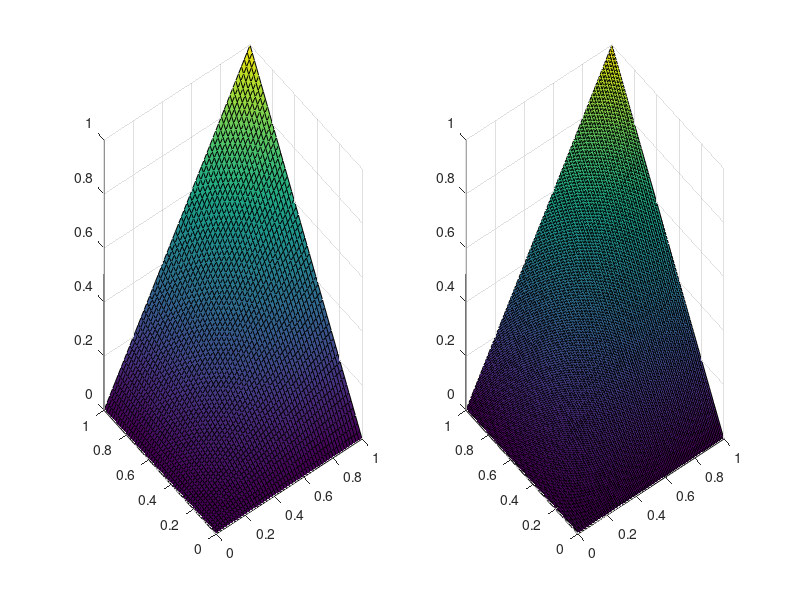

Source code (MATLAB):
clear, clc;
% zad 1
nx = 50;
ny = 50;
xa = 0;
xb = 1;
ya = 0;
yb = 1;
h = (xb-xa)/(nx+1);
k = (yb-ya)/(ny+1);
xM = linspace(xa + h, xb - h, nx);
yM  = linspace(ya+k, yb-k, ny);

f = @(x, y) 0;
g = @(x, y) x.*y;
uxa = @(x) 0; %u1
uxb = @(x) x; %u3
uya = @(y) 0; %u4
uyb = @(y) y; %u2

T = -4* eye(nx) + diag(diag(eye(nx-1)),-1) + diag(diag(eye(nx-1)),1);
I = eye(nx);
B = kron(eye(ny), T);
C = kron(diag(diag(eye(ny-1)),-1), I);
D = kron(diag(diag(eye(ny-1)),1), I);
A = B + C + D;

[X1 Y1] = meshgrid(xM,yM);
F = f(X1, Y1)' .* ones(nx, ny);
F = h^2 .* F;
F(:, 1) = F(:, 1) - uxa(xM)';
F(:, ny) = F(:, ny) - uxb(xM)';
F(1, :) = F(1, :) - uya(yM);
F(nx, :) = F(nx, :) - uyb(yM);
F = reshape(F,  nx*ny, 1);
U = linsolve(A,F);

U = reshape(U,  nx, ny)';
[X,Y] = meshgrid(xa:h:xb, ya:k:yb);
U = [uya(yM)' .* diag(eye(ny)), U, uyb(yM)' .* diag(eye(ny))];
XM = [xa xM xb];
U = [uxa(XM)' .* diag(eye(nx+2)), U', uxb(XM)' .* diag(eye(nx+2))]';

[X2,Y2] = meshgrid(linspace(xa,xb,100), linspace(ya,yb,100));
G = g(X2,Y2);

Error = max(max(abs(g(X,Y)-U)))
subplot(1,2,1)
surf(X,Y,U)
subplot(1,2,2)
surf(X2,Y2,G)
